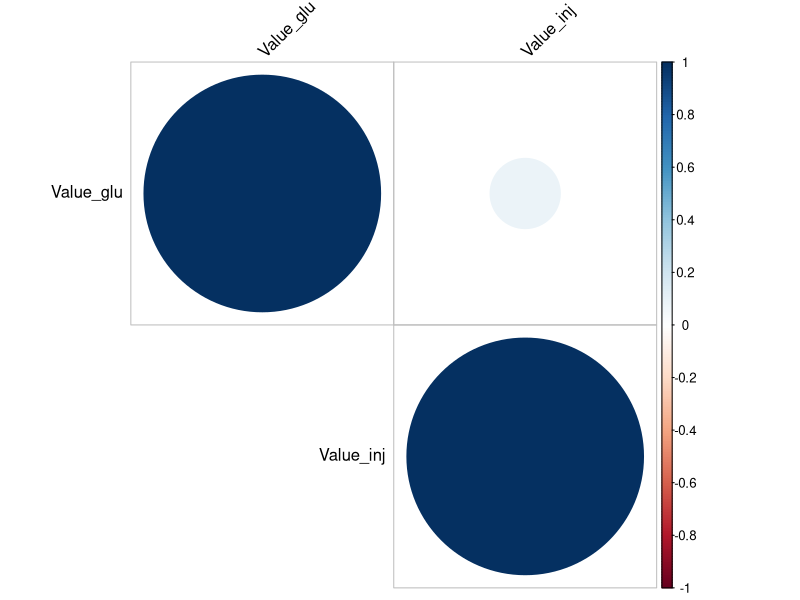

Generate this figure with R:
# voglio verificare la correlazione tra valori di glicemia e iniezioni di insulina ultralente
library(dplyr)
library(lubridate)
library(readr)
library(corrplot)

# === 1. CARICAMENTO DEL FILE CSV ===
data <- read_csv("./dataset/diabetes_clean_data3.csv")

# === 2. FILTRA SOLO I PAZIENTI CHE USANO ULTRALENTE ===
data$UsesUltraLente <- as.logical(data$UsesUltraLente)
ultralente_data <- filter(data, UsesUltraLente == TRUE)

# === 3. CONVERTI DATETIME IN FORMATO POSIXct ===
ultralente_data$DateTime <- ymd_hms(ultralente_data$DateTime)

# === 4. FILTRA SOLO CODE 35 O 48-64 ===
filtered_data <- ultralente_data %>%
  filter(Code == 35 | (Code >= 48 & Code <= 64))

# === 5. SEPARA GLICEMIA E INIEZIONI ===
glucose <- filtered_data %>% filter(Code == 35)
injections <- filtered_data %>% filter(Code >= 48 & Code <= 64)

# === 6. ASSOCIA EVENTI ENTRO 20 MINUTI NELLA STESSA GIORNATA ===
paired <- inner_join(
  injections,
  glucose,
  by = c("PatientID"),
  suffix = c("_inj", "_glu")
) %>%
  filter(
    as.Date(DateTime_inj) == as.Date(DateTime_glu),
    abs(difftime(DateTime_inj, DateTime_glu, units = "mins")) <= 20
  )

# === 7. SALVA I RISULTATI SU FILE CSV ===
write_csv(paired, "./dataset/risultati_correlati.csv")

# === 8. CREAZIONE MATRICE DI CORRELAZIONE ===
mat <- paired %>%
  select(Value_glu, Value_inj) %>%
  na.omit()

cor_matrix <- cor(mat)

# === 9. SALVA IL CORRPLOT SU FILE PDF ===
pdf("./grafici_plot/grafico_corrplot.pdf", width = 7, height = 5)
corrplot(cor_matrix, method = "circle", type = "upper", tl.col = "black", tl.srt = 45)
dev.off()
